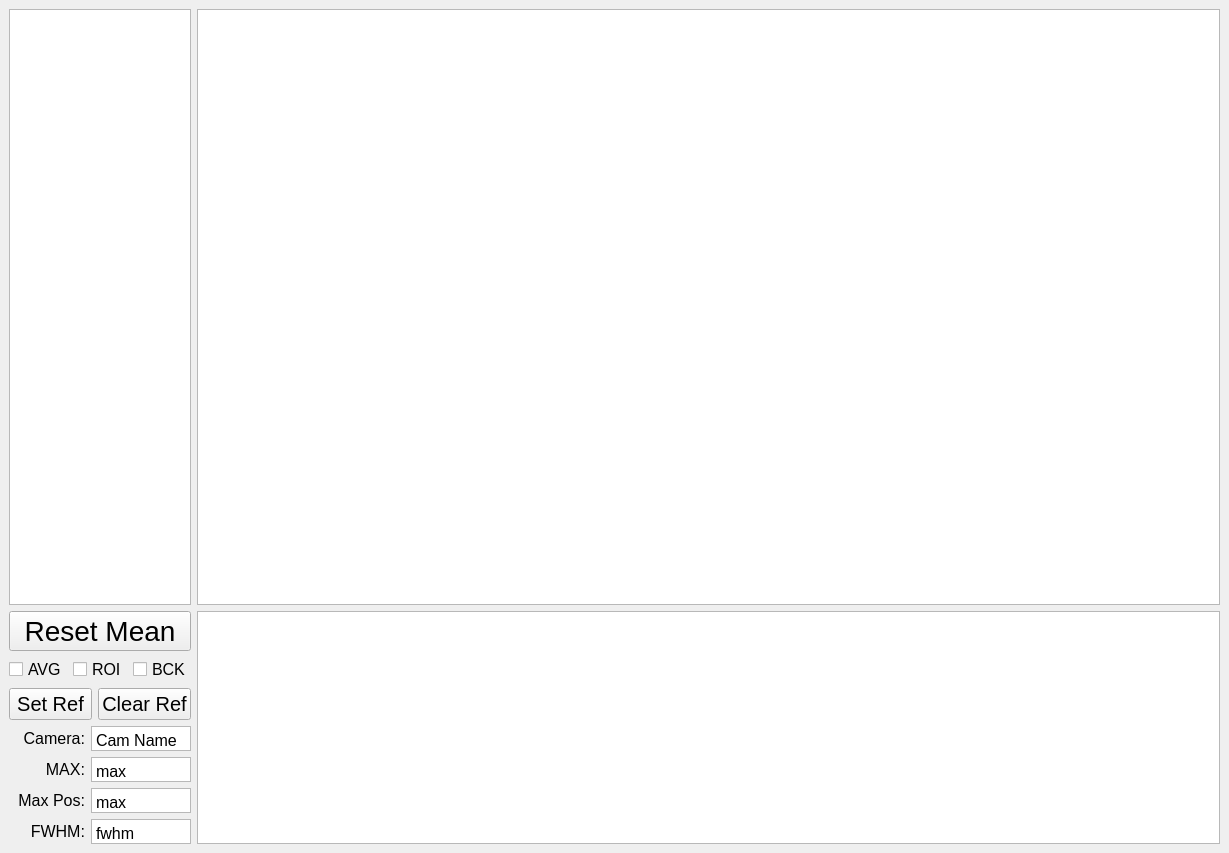
<?xml version="1.0" encoding="UTF-8"?>
<ui version="4.0">
 <class>mainView</class>
 <widget class="QMainWindow" name="mainView">
  <property name="geometry">
   <rect>
    <x>0</x>
    <y>0</y>
    <width>1229</width>
    <height>853</height>
   </rect>
  </property>
  <property name="windowTitle">
   <string>MainWindow</string>
  </property>
  <widget class="QWidget" name="centralwidget">
   <layout class="QGridLayout" name="gridLayout_2" rowstretch="25,1" columnstretch="1,15">
    <item row="0" column="0">
     <widget class="GraphicsLayoutWidget" name="y_proj"/>
    </item>
    <item row="0" column="1">
     <widget class="GraphicsLayoutWidget" name="graphicsView"/>
    </item>
    <item row="1" column="0">
     <layout class="QVBoxLayout" name="verticalLayout_2">
      <item>
       <layout class="QVBoxLayout" name="verticalLayout">
        <item>
         <widget class="QPushButton" name="reset_mean_pushButton">
          <property name="font">
           <font>
            <pointsize>21</pointsize>
           </font>
          </property>
          <property name="text">
           <string>Reset Mean</string>
          </property>
         </widget>
        </item>
        <item>
         <layout class="QHBoxLayout" name="horizontalLayout">
          <item>
           <widget class="QCheckBox" name="average_cbox">
            <property name="font">
             <font>
              <pointsize>12</pointsize>
             </font>
            </property>
            <property name="text">
             <string>AVG</string>
            </property>
           </widget>
          </item>
          <item>
           <widget class="QCheckBox" name="useROI_cbox">
            <property name="font">
             <font>
              <pointsize>12</pointsize>
             </font>
            </property>
            <property name="text">
             <string>ROI</string>
            </property>
           </widget>
          </item>
          <item>
           <widget class="QCheckBox" name="useBackground_cbox">
            <property name="font">
             <font>
              <pointsize>12</pointsize>
             </font>
            </property>
            <property name="text">
             <string>BCK</string>
            </property>
           </widget>
          </item>
         </layout>
        </item>
        <item>
         <layout class="QHBoxLayout" name="horizontalLayout_2">
          <item>
           <widget class="QPushButton" name="setRef_button">
            <property name="font">
             <font>
              <pointsize>15</pointsize>
             </font>
            </property>
            <property name="text">
             <string>Set Ref</string>
            </property>
           </widget>
          </item>
          <item>
           <widget class="QPushButton" name="clearRef_button">
            <property name="font">
             <font>
              <pointsize>15</pointsize>
             </font>
            </property>
            <property name="text">
             <string>Clear Ref</string>
            </property>
           </widget>
          </item>
         </layout>
        </item>
       </layout>
      </item>
      <item>
       <layout class="QGridLayout" name="gridLayout">
        <item row="0" column="0">
         <widget class="QLabel" name="label">
          <property name="minimumSize">
           <size>
            <width>65</width>
            <height>25</height>
           </size>
          </property>
          <property name="maximumSize">
           <size>
            <width>5555</width>
            <height>25</height>
           </size>
          </property>
          <property name="font">
           <font>
            <pointsize>12</pointsize>
           </font>
          </property>
          <property name="text">
           <string>Camera:</string>
          </property>
          <property name="alignment">
           <set>Qt::AlignRight|Qt::AlignTrailing|Qt::AlignVCenter</set>
          </property>
         </widget>
        </item>
        <item row="0" column="1">
         <widget class="QTextEdit" name="cam_name_text">
          <property name="sizePolicy">
           <sizepolicy hsizetype="Fixed" vsizetype="Fixed">
            <horstretch>0</horstretch>
            <verstretch>0</verstretch>
           </sizepolicy>
          </property>
          <property name="minimumSize">
           <size>
            <width>100</width>
            <height>25</height>
           </size>
          </property>
          <property name="maximumSize">
           <size>
            <width>100</width>
            <height>25</height>
           </size>
          </property>
          <property name="verticalScrollBarPolicy">
           <enum>Qt::ScrollBarAlwaysOff</enum>
          </property>
          <property name="horizontalScrollBarPolicy">
           <enum>Qt::ScrollBarAlwaysOff</enum>
          </property>
          <property name="html">
           <string>&lt;!DOCTYPE HTML PUBLIC &quot;-//W3C//DTD HTML 4.0//EN&quot; &quot;http://www.w3.org/TR/REC-html40/strict.dtd&quot;&gt;
&lt;html&gt;&lt;head&gt;&lt;meta name=&quot;qrichtext&quot; content=&quot;1&quot; /&gt;&lt;style type=&quot;text/css&quot;&gt;
p, li { white-space: pre-wrap; }
&lt;/style&gt;&lt;/head&gt;&lt;body style=&quot; font-family:'MS Shell Dlg 2'; font-size:8.25pt; font-weight:400; font-style:normal;&quot;&gt;
&lt;p style=&quot; margin-top:0px; margin-bottom:0px; margin-left:0px; margin-right:0px; -qt-block-indent:0; text-indent:0px;&quot;&gt;&lt;span style=&quot; font-size:12pt;&quot;&gt;Cam Name&lt;/span&gt;&lt;/p&gt;&lt;/body&gt;&lt;/html&gt;</string>
          </property>
         </widget>
        </item>
        <item row="1" column="0">
         <widget class="QLabel" name="label_4">
          <property name="minimumSize">
           <size>
            <width>65</width>
            <height>25</height>
           </size>
          </property>
          <property name="maximumSize">
           <size>
            <width>5555</width>
            <height>25</height>
           </size>
          </property>
          <property name="font">
           <font>
            <pointsize>12</pointsize>
           </font>
          </property>
          <property name="text">
           <string>MAX:</string>
          </property>
          <property name="alignment">
           <set>Qt::AlignRight|Qt::AlignTrailing|Qt::AlignVCenter</set>
          </property>
         </widget>
        </item>
        <item row="1" column="1">
         <widget class="QTextEdit" name="max_text">
          <property name="sizePolicy">
           <sizepolicy hsizetype="Fixed" vsizetype="Fixed">
            <horstretch>0</horstretch>
            <verstretch>0</verstretch>
           </sizepolicy>
          </property>
          <property name="minimumSize">
           <size>
            <width>100</width>
            <height>25</height>
           </size>
          </property>
          <property name="maximumSize">
           <size>
            <width>100</width>
            <height>25</height>
           </size>
          </property>
          <property name="verticalScrollBarPolicy">
           <enum>Qt::ScrollBarAlwaysOff</enum>
          </property>
          <property name="horizontalScrollBarPolicy">
           <enum>Qt::ScrollBarAlwaysOff</enum>
          </property>
          <property name="html">
           <string>&lt;!DOCTYPE HTML PUBLIC &quot;-//W3C//DTD HTML 4.0//EN&quot; &quot;http://www.w3.org/TR/REC-html40/strict.dtd&quot;&gt;
&lt;html&gt;&lt;head&gt;&lt;meta name=&quot;qrichtext&quot; content=&quot;1&quot; /&gt;&lt;style type=&quot;text/css&quot;&gt;
p, li { white-space: pre-wrap; }
&lt;/style&gt;&lt;/head&gt;&lt;body style=&quot; font-family:'MS Shell Dlg 2'; font-size:8.25pt; font-weight:400; font-style:normal;&quot;&gt;
&lt;p style=&quot; margin-top:0px; margin-bottom:0px; margin-left:0px; margin-right:0px; -qt-block-indent:0; text-indent:0px;&quot;&gt;&lt;span style=&quot; font-size:12pt;&quot;&gt;max&lt;/span&gt;&lt;/p&gt;&lt;/body&gt;&lt;/html&gt;</string>
          </property>
         </widget>
        </item>
        <item row="2" column="0">
         <widget class="QLabel" name="label_6">
          <property name="minimumSize">
           <size>
            <width>65</width>
            <height>25</height>
           </size>
          </property>
          <property name="maximumSize">
           <size>
            <width>5555</width>
            <height>25</height>
           </size>
          </property>
          <property name="font">
           <font>
            <pointsize>12</pointsize>
           </font>
          </property>
          <property name="text">
           <string>Max Pos:</string>
          </property>
          <property name="alignment">
           <set>Qt::AlignRight|Qt::AlignTrailing|Qt::AlignVCenter</set>
          </property>
         </widget>
        </item>
        <item row="2" column="1">
         <widget class="QTextEdit" name="max_pos_text">
          <property name="sizePolicy">
           <sizepolicy hsizetype="Fixed" vsizetype="Fixed">
            <horstretch>0</horstretch>
            <verstretch>0</verstretch>
           </sizepolicy>
          </property>
          <property name="minimumSize">
           <size>
            <width>100</width>
            <height>25</height>
           </size>
          </property>
          <property name="maximumSize">
           <size>
            <width>100</width>
            <height>25</height>
           </size>
          </property>
          <property name="verticalScrollBarPolicy">
           <enum>Qt::ScrollBarAlwaysOff</enum>
          </property>
          <property name="horizontalScrollBarPolicy">
           <enum>Qt::ScrollBarAlwaysOff</enum>
          </property>
          <property name="html">
           <string>&lt;!DOCTYPE HTML PUBLIC &quot;-//W3C//DTD HTML 4.0//EN&quot; &quot;http://www.w3.org/TR/REC-html40/strict.dtd&quot;&gt;
&lt;html&gt;&lt;head&gt;&lt;meta name=&quot;qrichtext&quot; content=&quot;1&quot; /&gt;&lt;style type=&quot;text/css&quot;&gt;
p, li { white-space: pre-wrap; }
&lt;/style&gt;&lt;/head&gt;&lt;body style=&quot; font-family:'MS Shell Dlg 2'; font-size:8.25pt; font-weight:400; font-style:normal;&quot;&gt;
&lt;p style=&quot; margin-top:0px; margin-bottom:0px; margin-left:0px; margin-right:0px; -qt-block-indent:0; text-indent:0px;&quot;&gt;&lt;span style=&quot; font-size:12pt;&quot;&gt;max&lt;/span&gt;&lt;/p&gt;&lt;/body&gt;&lt;/html&gt;</string>
          </property>
         </widget>
        </item>
        <item row="3" column="0">
         <widget class="QLabel" name="label_5">
          <property name="minimumSize">
           <size>
            <width>65</width>
            <height>25</height>
           </size>
          </property>
          <property name="maximumSize">
           <size>
            <width>5555</width>
            <height>25</height>
           </size>
          </property>
          <property name="font">
           <font>
            <pointsize>12</pointsize>
           </font>
          </property>
          <property name="text">
           <string>FWHM:</string>
          </property>
          <property name="alignment">
           <set>Qt::AlignRight|Qt::AlignTrailing|Qt::AlignVCenter</set>
          </property>
         </widget>
        </item>
        <item row="3" column="1">
         <widget class="QTextEdit" name="fwhm_text">
          <property name="sizePolicy">
           <sizepolicy hsizetype="Fixed" vsizetype="Fixed">
            <horstretch>0</horstretch>
            <verstretch>0</verstretch>
           </sizepolicy>
          </property>
          <property name="minimumSize">
           <size>
            <width>100</width>
            <height>25</height>
           </size>
          </property>
          <property name="maximumSize">
           <size>
            <width>100</width>
            <height>25</height>
           </size>
          </property>
          <property name="verticalScrollBarPolicy">
           <enum>Qt::ScrollBarAlwaysOff</enum>
          </property>
          <property name="horizontalScrollBarPolicy">
           <enum>Qt::ScrollBarAlwaysOff</enum>
          </property>
          <property name="html">
           <string>&lt;!DOCTYPE HTML PUBLIC &quot;-//W3C//DTD HTML 4.0//EN&quot; &quot;http://www.w3.org/TR/REC-html40/strict.dtd&quot;&gt;
&lt;html&gt;&lt;head&gt;&lt;meta name=&quot;qrichtext&quot; content=&quot;1&quot; /&gt;&lt;style type=&quot;text/css&quot;&gt;
p, li { white-space: pre-wrap; }
&lt;/style&gt;&lt;/head&gt;&lt;body style=&quot; font-family:'MS Shell Dlg 2'; font-size:8.25pt; font-weight:400; font-style:normal;&quot;&gt;
&lt;p style=&quot; margin-top:0px; margin-bottom:0px; margin-left:0px; margin-right:0px; -qt-block-indent:0; text-indent:0px;&quot;&gt;&lt;span style=&quot; font-size:12pt;&quot;&gt;fwhm&lt;/span&gt;&lt;/p&gt;&lt;/body&gt;&lt;/html&gt;</string>
          </property>
         </widget>
        </item>
       </layout>
      </item>
     </layout>
    </item>
    <item row="1" column="1">
     <widget class="GraphicsLayoutWidget" name="x_proj"/>
    </item>
   </layout>
   <zorder>graphicsView</zorder>
   <zorder>y_proj</zorder>
   <zorder>reset_mean_pushButton</zorder>
   <zorder>cam_name_text</zorder>
   <zorder>average_cbox</zorder>
   <zorder>setRef_button</zorder>
   <zorder>clearRef_button</zorder>
   <zorder>useROI_cbox</zorder>
   <zorder>label</zorder>
   <zorder>label_2</zorder>
   <zorder>label_3</zorder>
   <zorder>cam_name_text_2</zorder>
   <zorder>cam_name_text_3</zorder>
   <zorder>cam_name_text</zorder>
   <zorder>reset_mean_pushButton</zorder>
   <zorder>reset_mean_pushButton</zorder>
   <zorder>label</zorder>
   <zorder>label_4</zorder>
   <zorder>label_5</zorder>
   <zorder>max_text</zorder>
   <zorder>fwhm_text</zorder>
   <zorder></zorder>
   <zorder>x_proj</zorder>
   <zorder>label_6</zorder>
   <zorder>max_pos_text</zorder>
  </widget>
 </widget>
 <customwidgets>
  <customwidget>
   <class>GraphicsLayoutWidget</class>
   <extends>QGraphicsView</extends>
   <header>pyqtgraph</header>
  </customwidget>
 </customwidgets>
 <resources/>
 <connections/>
</ui>
